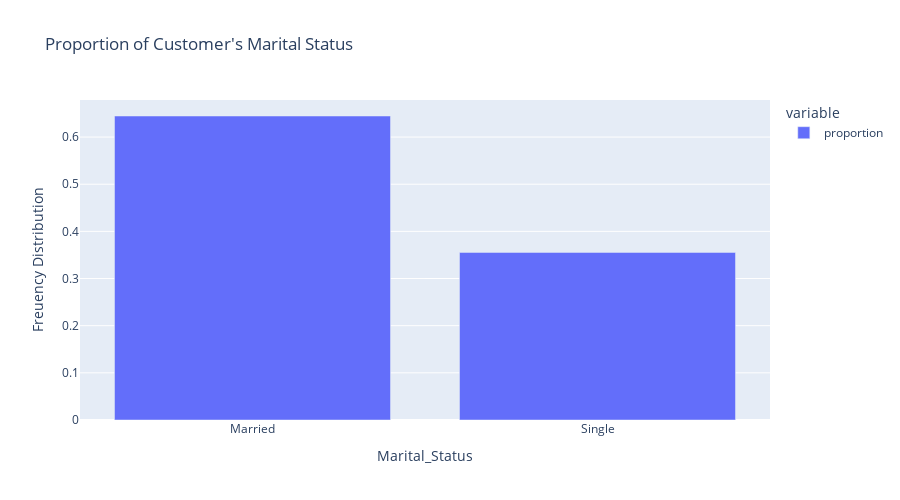

Notebook cell for this chart:
### Code cell
# Plot barchart for marital status

fig = px.bar(
    data1["Marital_Status"].value_counts(normalize=True),
    title = "Proportion of Customer's Marital Status",
    height=500
)

fig.update_layout(yaxis_title = "Freuency Distribution")
fig.show()

### Figure 1 — Plotly figure (JSON) as saved in the notebook; plotly's stock layout.template omitted (floating-point values rounded to 4 significant figures)
{"data": [{"alignmentgroup": "True", "hovertemplate": "variable=proportion<br>Marital_Status=%{x}<br>value=%{y}<extra></extra>", "legendgroup": "proportion", "marker": {"color": "#636efa", "pattern": {"shape": ""}}, "name": "proportion", "offsetgroup": "proportion", "orientation": "v", "showlegend": true, "textposition": "auto", "type": "bar", "x": ["Married", "Single"], "xaxis": "x", "y": [0.6446, 0.3554], "yaxis": "y"}], "layout": {"barmode": "relative", "height": 500, "legend": {"title": {"text": "variable"}, "tracegroupgap": 0}, "title": {"text": "Proportion of Customer's Marital Status"}, "xaxis": {"anchor": "y", "domain": [0, 1], "title": {"text": "Marital_Status"}}, "yaxis": {"anchor": "x", "domain": [0, 1], "title": {"text": "Freuency Distribution"}}}}
